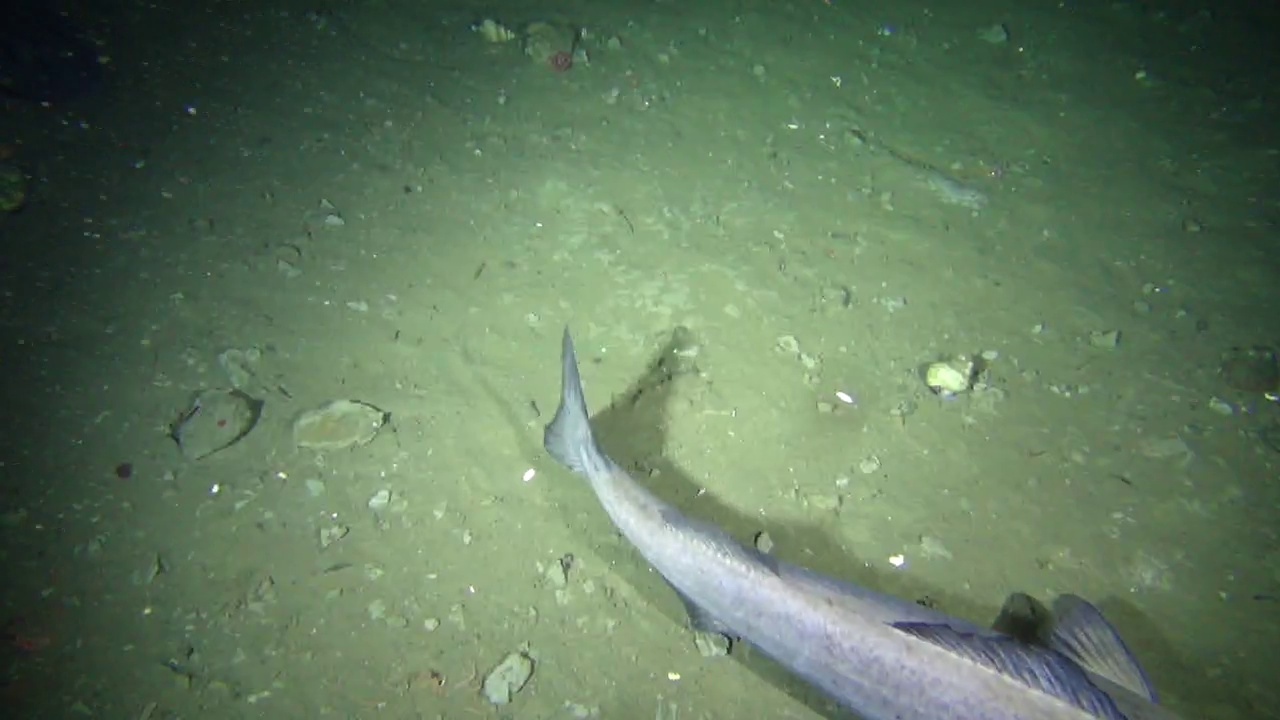
#> input picture 1.jpg, 1280 x 720 px
$ python -i processes.py   (imports and definitions only)
#> lines starting #> are read from the running program, lines starting #| are printed output that depends on the picture
#> further down, picture is the input picture: shape (720, 1280, 3); mean B, G, R 93, 119.2, 96.4
import numpy as np
import cv2
import matplotlib.pyplot as plt

# [45 lines left out: functions calculate_snr, calculate_cnr, calculate_psnr, not called in this run]

def clahe(img, clip_limit=2.0, tile_size=(8, 8)):
    # Create CLAHE object
#> called with clip_limit = 2, tile_size = (8, 8)
    clahe = cv2.createCLAHE(clipLimit=clip_limit, tileGridSize=tile_size)

    # Convert image to LAB color space
    lab = cv2.cvtColor(img, cv2.COLOR_BGR2LAB)
#> lab: shape (720, 1280, 3); mean of channels 0, 1, 2 119.9, 114.4, 139.5

    # Split LAB channels
    l, a, b = cv2.split(lab)
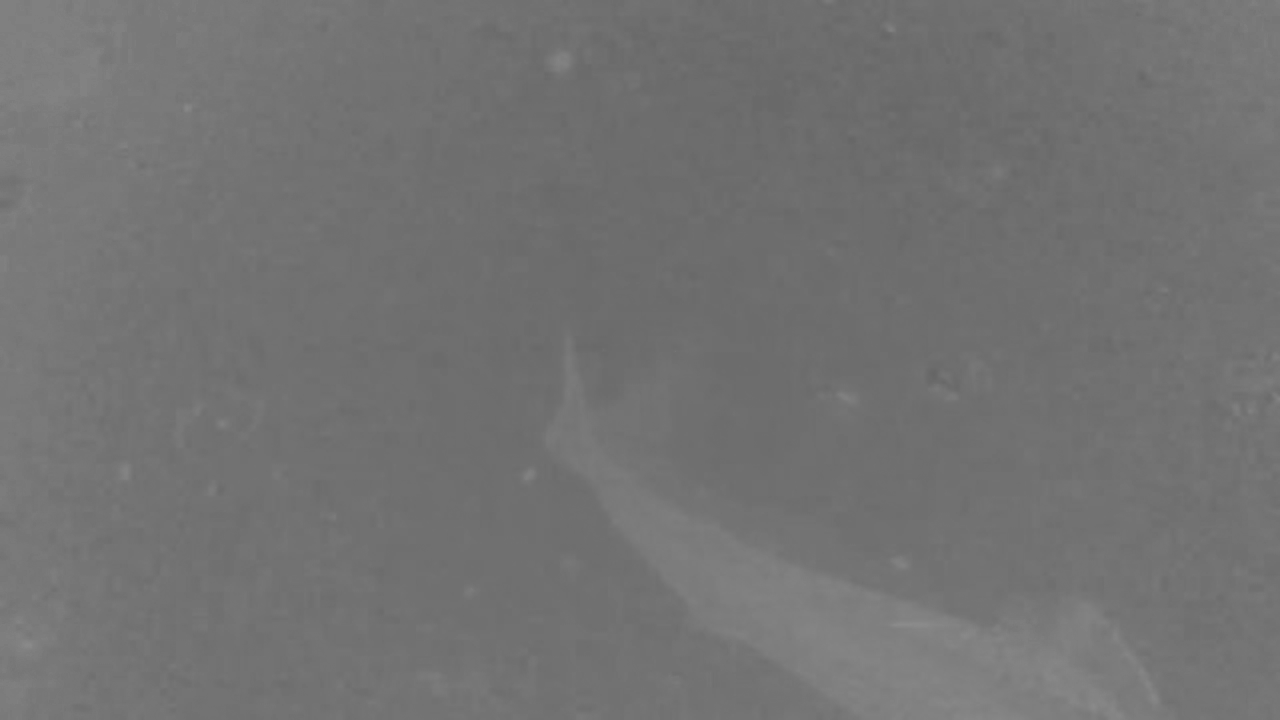
#> a: shape (720, 1280); min 101, max 140, mean 114.4
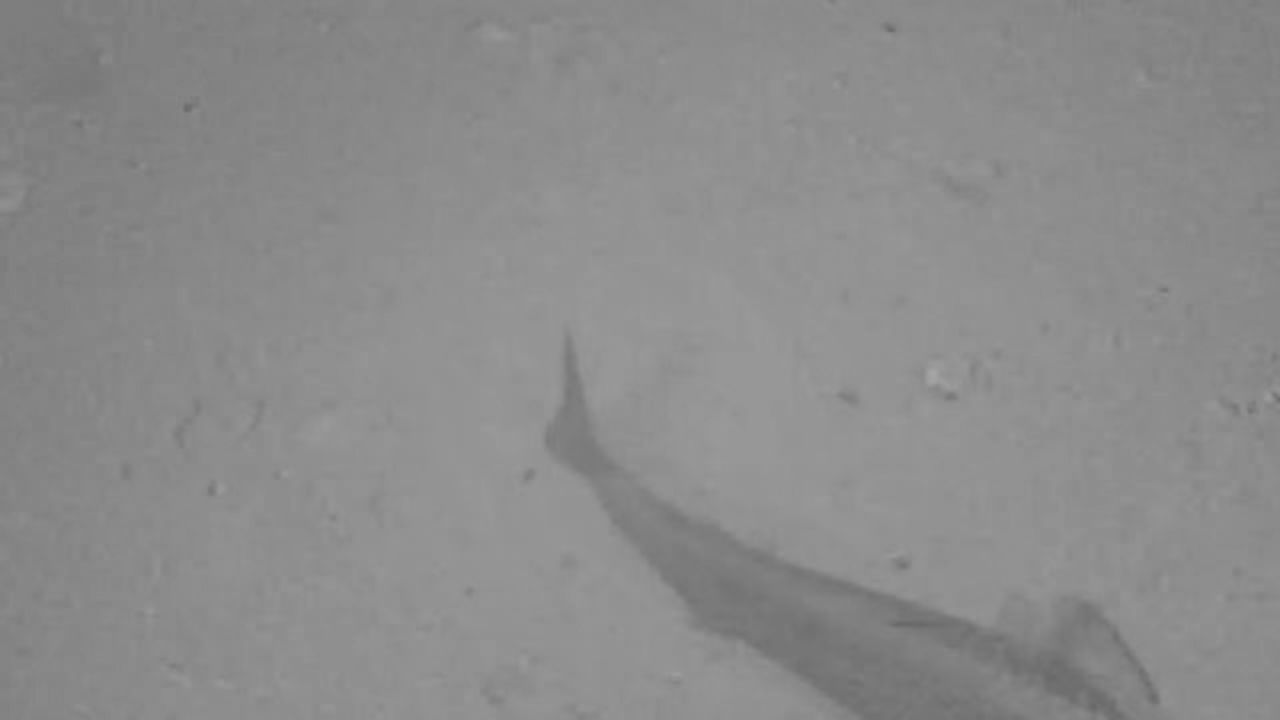
#> b: shape (720, 1280); min 104, max 166, mean 139.5

    # Apply CLAHE to the L channel
    cl = clahe.apply(l)
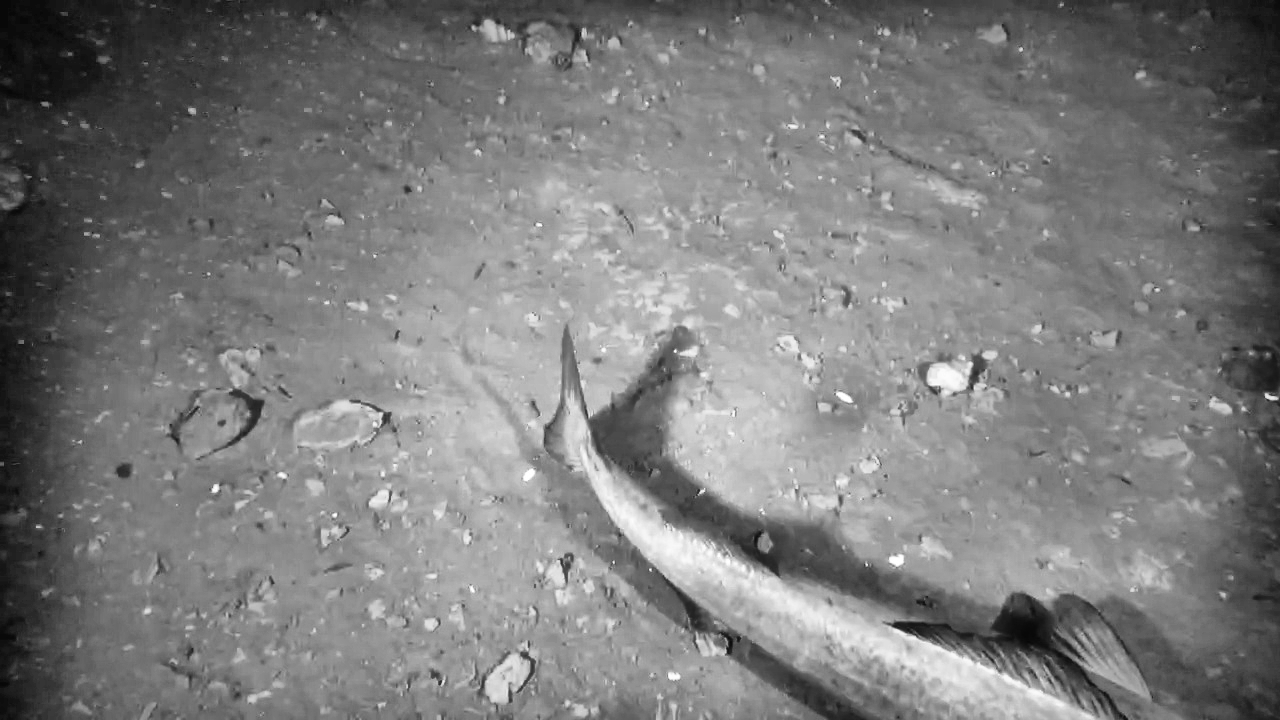
#> cl: shape (720, 1280); min 6, max 255, mean 124.1

    # Merge the CLAHE enhanced L channel with the original A and B channels
    limg = cv2.merge((cl, a, b))
#> limg: shape (720, 1280, 3); mean of channels 0, 1, 2 124.1, 114.4, 139.5

    # Convert LAB image back to BGR
    return cv2.cvtColor(limg, cv2.COLOR_LAB2BGR)
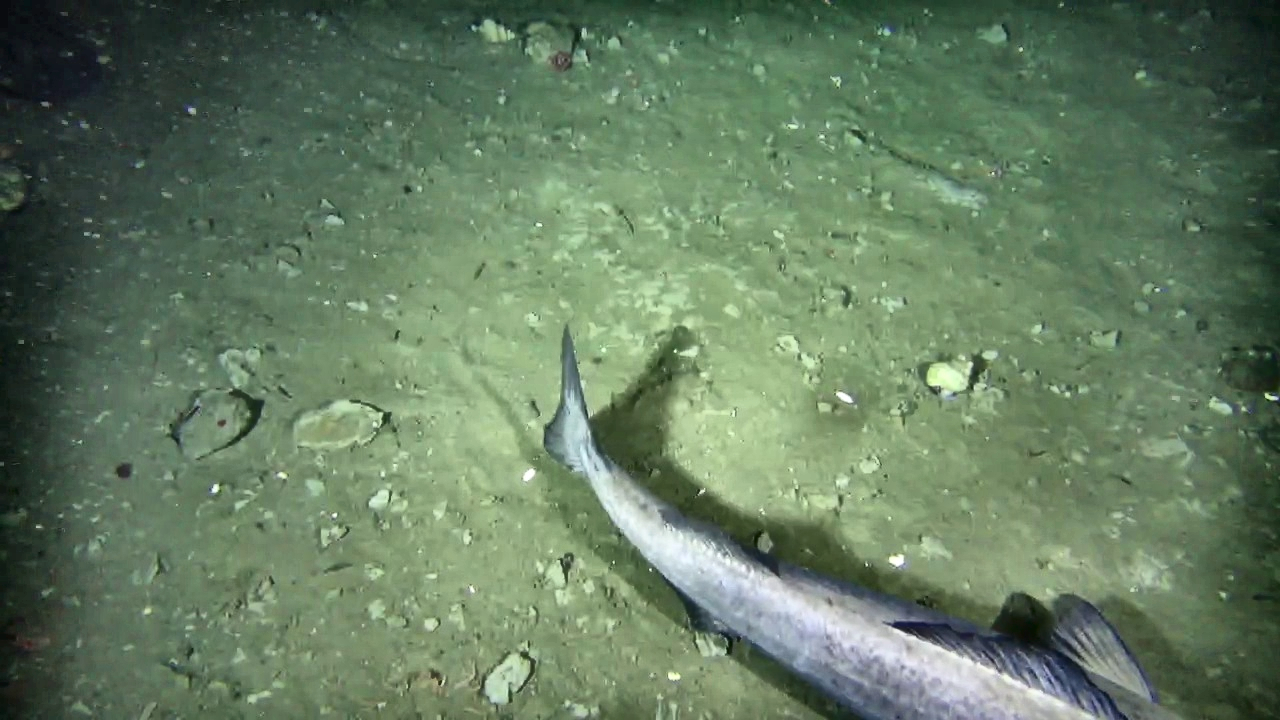
#> returned value: shape (720, 1280, 3); mean B, G, R 96.8, 123.2, 100.2

# [32 lines left out: functions sharpen, denoise, plot_histogram, not called in this run]

>>> import cv2
>>> picture = cv2.imread('1.jpg')
>>> result = clahe(picture)
